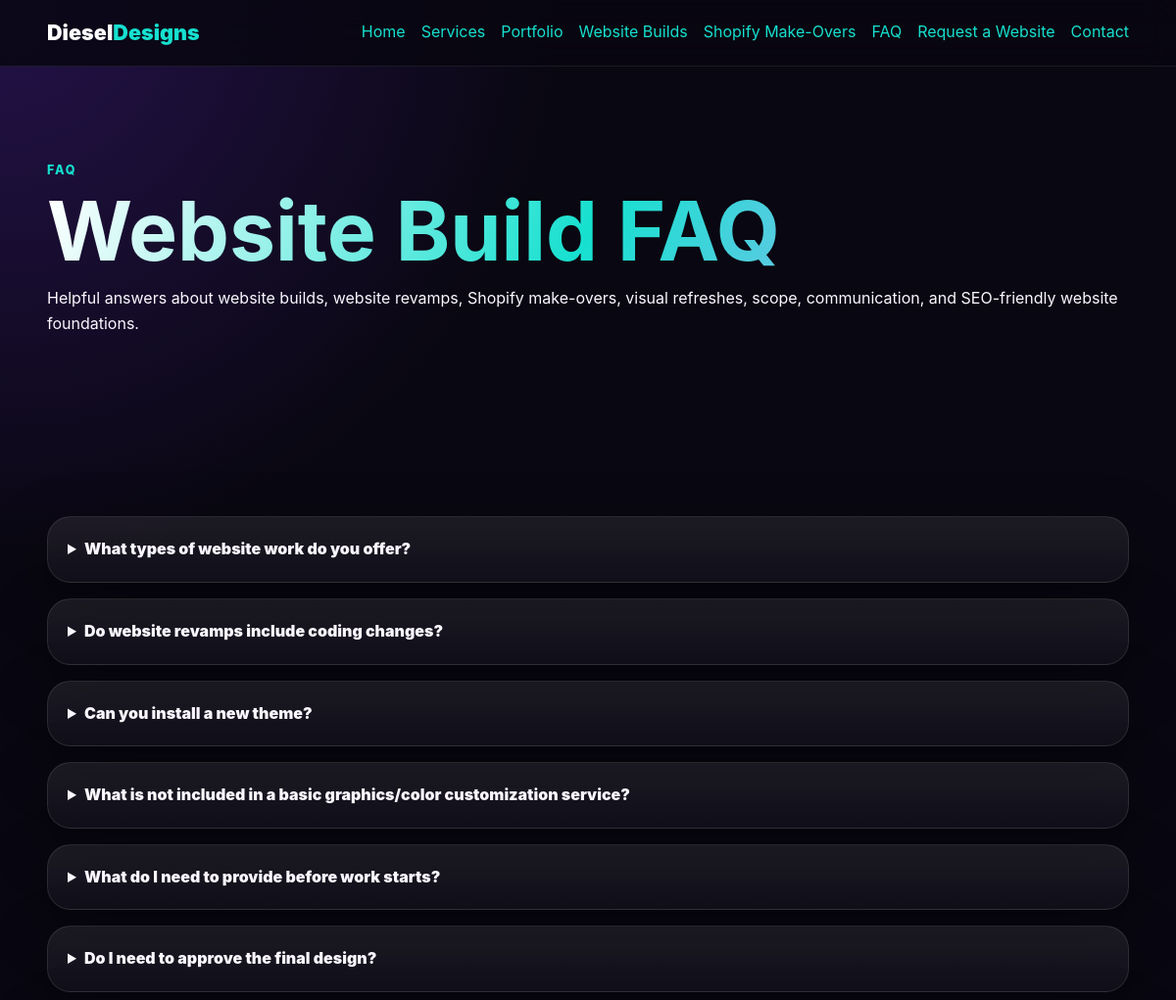
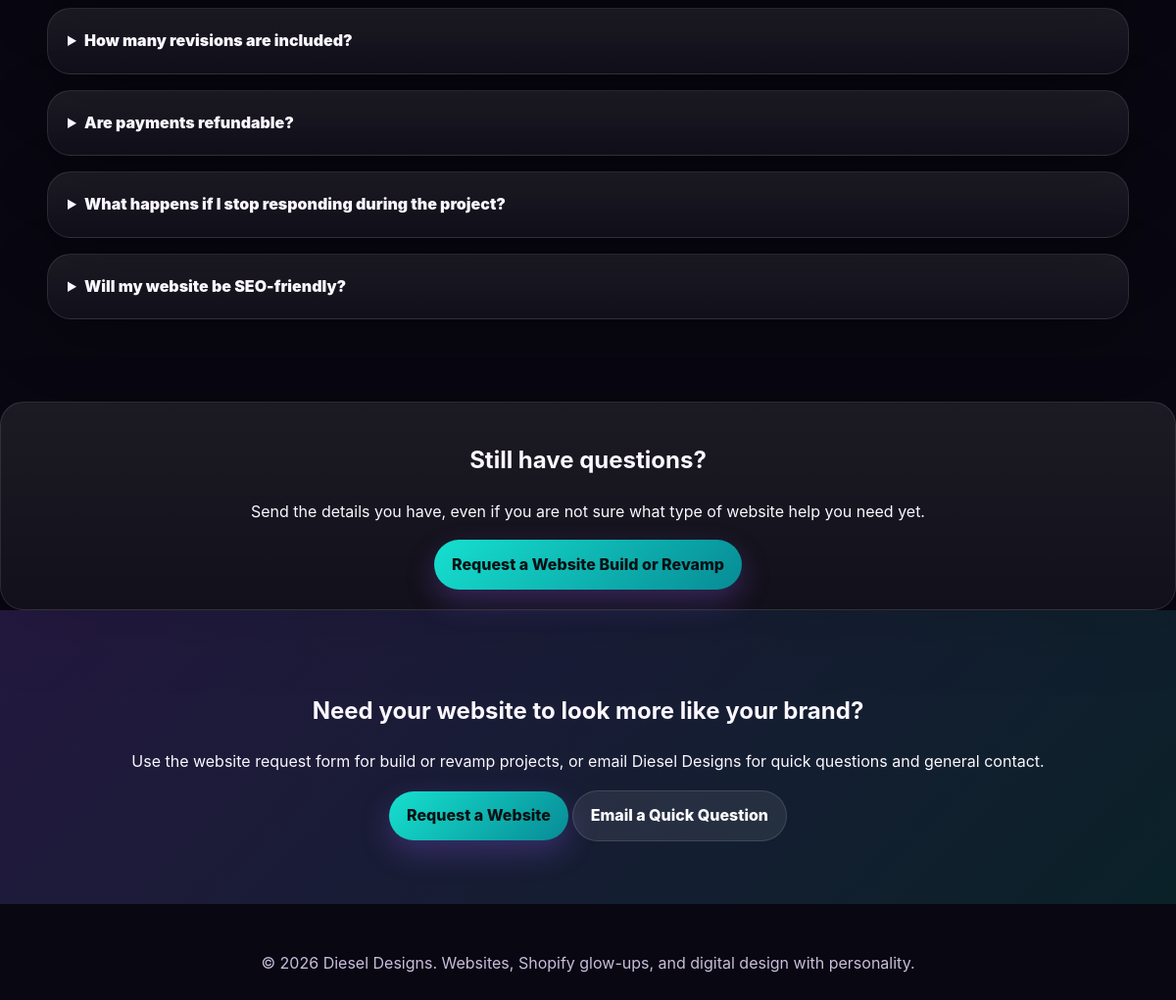
The app's page /faq.php with its own data (2 pictures, top to bottom).
### tables this page shows
CREATE TABLE IF NOT EXISTS faqs (
  id INT AUTO_INCREMENT PRIMARY KEY,
  question VARCHAR(255) NOT NULL,
  answer MEDIUMTEXT NOT NULL,
  category VARCHAR(100) NULL,
  status VARCHAR(50) NOT NULL DEFAULT 'published',
  sort_order INT NOT NULL DEFAULT 0,
  created_at DATETIME NOT NULL,
  updated_at DATETIME NULL,
  INDEX idx_faqs_status (status),
  INDEX idx_faqs_category (category),
  INDEX idx_faqs_sort_order (sort_order),
  CONSTRAINT chk_faq_status CHECK (status IN ('draft','published'))
);

### includes/db.php (called while the page is built, shortened)
<?php
function db(): PDO
{
    $host = getenv('DB_HOST') ?: '127.0.0.1';
    $database = getenv('DB_NAME') ?: 'diesel_portfolio';
    $user = getenv('DB_USER') ?: 'root';
    $password = getenv('DB_PASS') ?: '';
    $charset = 'utf8mb4';
    $dsn = "mysql:host={$host};dbname={$database};charset={$charset}";
    $options = [
        PDO::ATTR_ERRMODE => PDO::ERRMODE_EXCEPTION,
        PDO::ATTR_DEFAULT_FETCH_MODE => PDO::FETCH_ASSOC,
        PDO::ATTR_EMULATE_PREPARES => false,
    ];
    return $pdo = new PDO($dsn, $user, $password, $options);
}

### includes/functions.php (called while the page is built, shortened)
<?php
function e(?string $value): string
{
    return htmlspecialchars((string) $value, ENT_QUOTES, 'UTF-8');
}

### faq.php (the view, shortened to what this page needs)
<?php
require_once __DIR__ . '/includes/db.php';
require_once __DIR__ . '/includes/functions.php';
$stmt = db()->prepare("SELECT * FROM faqs WHERE status='published' ORDER BY sort_order ASC, created_at ASC");
$stmt->execute();
$faqs = $stmt->fetchAll();
include __DIR__ . '/includes/header.php';
?>
<section class="page-hero">
    <p class="eyebrow">FAQ</p>
    <h1>Website Build FAQ</h1>
    <p>Helpful answers about website builds, website revamps, Shopify make-overs, visual refreshes, scope, communication, and SEO-friendly website foundations.</p>
</section>
<section class="section">
    <?php if ($faqs): ?>
        <div class="faq-list">
            <?php foreach ($faqs as $faq): ?>
                <details class="faq-item">
                    <summary><?= e($faq['question']) ?></summary>
                </details>
            <?php endforeach; ?>
        </div>
    <?php else: ?>
        <div class="empty">FAQs are being added. If you have a question, send a website request or email Diesel Designs.</div>
    <?php endif; ?>
</section>
<section class="section request-band"><h2>Still have questions?</h2><p>Send the details you have, even if you are not sure what type of website help you need yet.</p><a class="btn btn-accent" href="request-website.php">Request a Website Build or Revamp</a></section>
<?php include __DIR__ . '/includes/footer.php'; ?>

### includes/header.php (shortened to what this page needs)
<?php
require_once __DIR__ . '/functions.php';
?>
<!doctype html>
<html lang="en">
<head>
    <link rel="stylesheet" href="assets/css/style.css">
</head>
<body>
<header class="site-header">
    <a class="logo" href="index.php">Diesel<span>Designs</span></a>
    <nav>
        <a href="index.php">Home</a>
        <a href="services.php">Services</a>
        <a href="portfolio.php">Portfolio</a>
        <a href="websites.php">Website Builds</a>
        <a href="shopify-makeovers.php">Shopify Make-Overs</a>
        <a href="faq.php">FAQ</a>
        <a href="request-website.php">Request a Website</a>
        <a href="#contact">Contact</a>
    </nav>
</header>
<main>

### includes/footer.php (shortened to what this page needs)
</main>
<section id="contact" class="cta">
    <h2>Need your website to look more like your brand?</h2>
    <p>Use the website request form for build or revamp projects, or email Diesel Designs for quick questions and general contact.</p>
    <a class="btn btn-accent" href="request-website.php">Request a Website</a> <a class="btn btn-ghost" href="mailto:<?= e(CONTACT_EMAIL) ?>">Email a Quick Question</a>
</section>
<footer class="site-footer">
    <p>&copy; <?= date('Y') ?> Diesel Designs. Websites, Shopify glow-ups, and digital design with personality.</p>
</footer>
</body>
</html>

### assets/css/style.css (style rules this page uses)
:root { --bg: #090711; --panel: #151124; --panel2: #1d1730; --text: #fbf7ff; --muted: #c8bedc; --purple: #8b5cf6; --teal: #16e0cf; --pink: #ff5ebc; --shadow: 0 20px 60px rgba(0, 0, 0, .35); }
* { box-sizing: border-box; }
body { margin: 0; background: radial-gradient(circle at top left, #24124a 0, #090711 36rem), var(--bg); color: var(--text); font-family: Inter, ui-sans-serif, system-ui, Segoe UI, Arial, sans-serif; line-height: 1.6; }
a { color: var(--teal); text-decoration: none; }
.site-header, .admin-header { position: sticky; top: 0; z-index: 10; display: flex; gap: 1rem; align-items: center; justify-content: space-between; padding: 1rem clamp(1rem, 4vw, 4rem); background: rgba(9, 7, 17, .84); border-bottom: 1px solid rgba(255, 255, 255, .08); backdrop-filter: blur(16px); }
nav { display: flex; flex-wrap: wrap; gap: 1rem; }
.logo { color: #fff; font-size: 1.35rem; font-weight: 900; }
.logo span { color: var(--teal); }
main { min-height: 55vh; }
.hero, .page-hero, .project-detail, .section { max-width: 1240px; padding: clamp(3rem, 7vw, 7rem) clamp(1rem, 4vw, 4rem); margin: auto; }
.hero h1, .page-hero h1, .project-detail h1 { margin: .25rem 0; color: transparent; font-size: clamp(2.5rem, 7vw, 5.8rem); line-height: .95; background: linear-gradient(115deg, #fff, var(--teal), #c7a8ff); -webkit-background-clip: text; }
.eyebrow, .pill { color: var(--teal); font-size: .78rem; font-weight: 800; letter-spacing: .14em; text-transform: uppercase; }
.btn, button { display: inline-flex; align-items: center; justify-content: center; padding: .78rem 1.1rem; color: #fff; font-weight: 800; cursor: pointer; background: linear-gradient(135deg, var(--purple), #6d28d9); border: 0; border-radius: 999px; box-shadow: 0 12px 30px rgba(139, 92, 246, .28); }
.btn-accent { color: #061114; background: linear-gradient(135deg, var(--teal), #078b95); }
.btn-ghost { background: rgba(255, 255, 255, .08); border: 1px solid rgba(255, 255, 255, .12); box-shadow: none; }
.cta { padding: 4rem 1rem; text-align: center; background: linear-gradient(135deg, rgba(139, 92, 246, .2), rgba(22, 224, 207, .12)); }
.site-footer { padding: 2rem; color: var(--muted); text-align: center; }
.faq-list { display: grid; gap: 1rem; }
.faq-item, .services-detail article, .request-band, .form-fieldset { padding: 1.25rem; background: linear-gradient(180deg, rgba(255, 255, 255, .08), rgba(255, 255, 255, .04)); border: 1px solid rgba(255, 255, 255, .1); border-radius: 24px; box-shadow: var(--shadow); }
.faq-item summary { font-weight: 900; cursor: pointer; }
.request-band { text-align: center; }

### records on screen
faqs: question "What types of website work do you offer?"
faqs: question "Do website revamps include coding changes?"
faqs: question "Can you install a new theme?"
faqs: question "What is not included in a basic graphics/color customization service?"
faqs: question "What do I need to provide before work starts?"
faqs: question "Do I need to approve the final design?"
faqs: question "How many revisions are included?"
faqs: question "Are payments refundable?"
faqs: question "What happens if I stop responding during the project?"
faqs: question "Will my website be SEO-friendly?"
